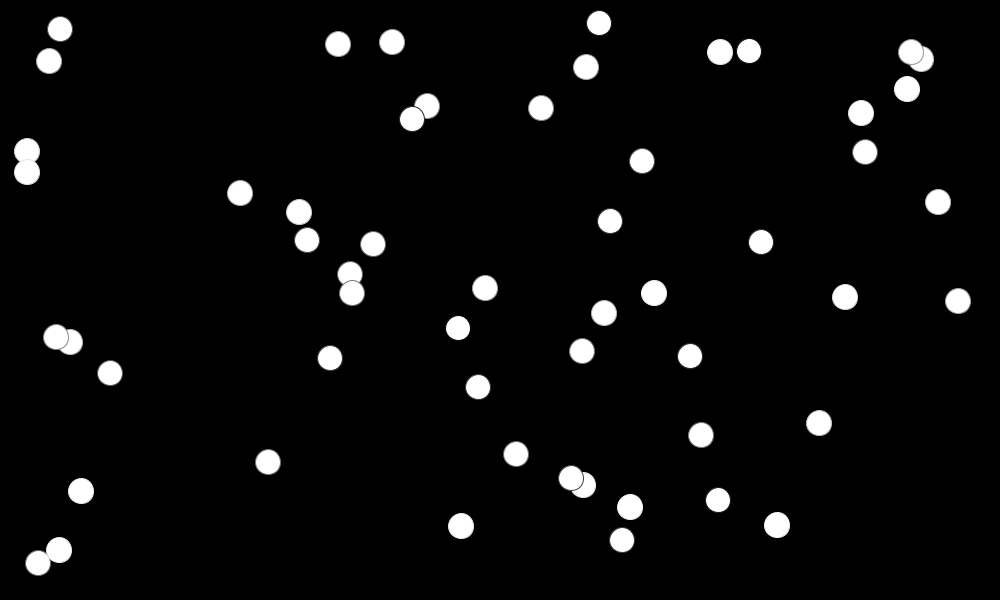
Frame 1 (no input)
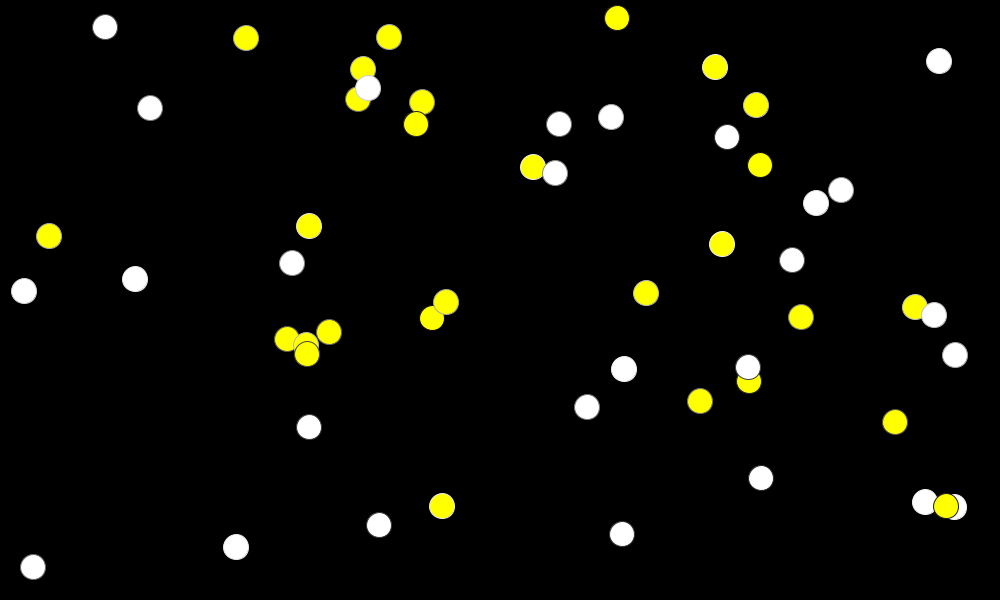
Frame 60 (the mouse pressed at the canvas centre just before this capture)
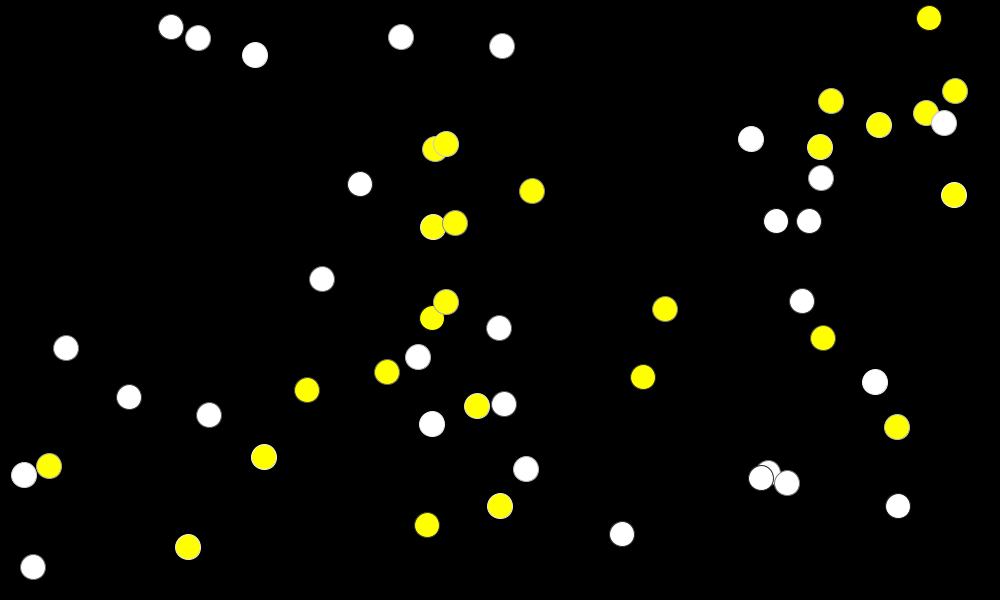
Frame 120 (the mouse held since frame 60 and released just before this capture)

The Processing sketch that drew these frames (run headless with seeded random() and noise(); from frame 60 on, the mouse is pressed at the canvas centre):

// Processing sketch: Collisions
// ── Collisions.pde
/*
A code trying to attempt to model trans-youth individuals' acceptance while interacting with others (adults) in an environment. 

Adults acceptance (non-trans individuals) would have an acceptance label of 'full' or maximum, possibly represented by a color value (ie. 255), where their views of acceptance towards trans-individuals are either completely unaccepting, intermediate, or fully accepting.

We are having circles colliding and changing color upon collision but there are some issues:

1. We are having trouble getting the circles to collide with no overlap.
2. Assigning a 'circle within a circle' or a thick outline around each adults' circle 
   (the colored outline differing from inside would represent adult opinion)... and a 
   colored outline around trans youth circles representing wellbeing
3. Assigning values to each circle (ie. if blue circle with a neutral color outline of wellbeing (trans youth) collides with a red/non accepting adult outline (different color inside to represent adult)... the well being (neutral color of trans youth outline) will change to represent a lower well being... and so on.

I have pasted the code below so you have an idea of where we are at, I just wanted to see if you had any insight on how to code for this.

Best,
Brittany
*/
int circles = 55;

int diameter=25;//WB
float maxspeed=7;

int[] xpos = new int[circles];
int[] ypos = new int[circles];
int[] xspeed = new int[circles];
int[] yspeed = new int[circles];
float[] wellbeing = new float[circles];//WB
boolean[] circon = new boolean[circles];
boolean[] collision = new boolean[circles];
color[] circolor = new color[circles];

void setup(){
  background(0);
  size(1000,600);
  smooth();
  //noStroke();//not neded
  background (0);
  for(int i=0;i<circles;i++){
    xpos[i] = diameter/2+int(random(width-diameter));//(i+3)*60;//WB: Why?
    ypos[i] = diameter/2+int(random(height-diameter));//(i+5)*5;//WB: Why?
    //When number of agent grows, you have to check here collisions with agent already draw!
    //...
    xspeed[i] = int(random(-maxspeed,maxspeed));//WB --> Have to be bidirectional!
    yspeed[i] = int(random(2,maxspeed))*(random(1.0)<0.5?-1:1);//WB: alternative method
    circon[i] = true;
    circolor[i] = color(255);
    collision[i] = false;
    wellbeing[i]= random(255);//WB
  }
}

void visualisation()
{
  background(0);//WB: Uncomment this when movement will be ready!
  //fill(0,1);rect(0,0,width,height);//WB: Comment it when movement will be ready!
  for(int i=0;i<circles;i++){
    fill(circolor[i]);
    stroke(wellbeing[i]);
    ellipse(xpos[i],ypos[i],diameter,diameter);//WB --> diameter
  }
}

void movement()
{
  for(int i=0;i<circles;i++){
    ypos[i]+=yspeed[i];
    xpos[i]+=xspeed[i];
    //WB: Borders detection should depend on circle diameters!
    if(ypos[i]>(height-100) || ypos[i]<50){ //WB: why 100?
      yspeed[i]*=-1;
    }
    if(xpos[i]>(width-50) || xpos[i]<50){
      xspeed[i]*=-1;
    }
  }  
}

void draw(){
  visualisation();
  movement(); 

  //WB: Comment all actions below!
  for(int i=0;i<(circles-1);i++){
    for(int j=(i+1);j<circles;j++){ 
      if((dist(xpos[i],ypos[i],xpos[j],ypos[j])<=diameter) //WB --> diameter
      && collision[i]==false && collision[j]==false){
        collision[i]=true;
        collision[j]=true;
        
        if(circon[i]==true){
          circon[i]=false;
          circolor[i] = color(255,255,0);
        }
        else if(circon[i]==false){
          circon[i]=true;
          circolor[i] = color(255);
        }
        
        if(circon[j]==true){
          circon[j]=false;
          circolor[j] = color(255,255,0);
        }
        else if(circon[j]==false){
          circon[j]=true;
          circolor[j] = color(255);
        }
        
      }
      else                             
      if((dist(xpos[i],ypos[i],xpos[j],ypos[j])>diameter) //WB --> diameter
      && collision[i]==true && collision[j]==true){
        collision[i]=false;
        collision[j]=false;
      }
      if(collision[i]==true && collision[j]==true){
        if((xspeed[i] > 0 && xspeed[j] < 0) || (xspeed[i] < 0 && xspeed[j] > 0)){
            xspeed[i] *= -1;
            xspeed[j] *= -1;
          }
          if((yspeed[i] > 0 && yspeed[j] < 0) || (yspeed[i] < 0 && yspeed[j] > 0)){
            yspeed[i] *= -1;
            yspeed[j] *= -1;
        }
      }
    }
  }
}
